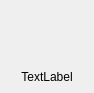
<?xml version="1.0" encoding="UTF-8"?>
<ui version="4.0">
 <class>folder_widget</class>
 <widget class="QWidget" name="folder_widget">
  <property name="geometry">
   <rect>
    <x>0</x>
    <y>0</y>
    <width>94</width>
    <height>93</height>
   </rect>
  </property>
  <property name="sizePolicy">
   <sizepolicy hsizetype="Maximum" vsizetype="Maximum">
    <horstretch>0</horstretch>
    <verstretch>0</verstretch>
   </sizepolicy>
  </property>
  <property name="maximumSize">
   <size>
    <width>94</width>
    <height>93</height>
   </size>
  </property>
  <property name="windowTitle">
   <string>Form</string>
  </property>
  <layout class="QGridLayout" name="gridLayout">
   <property name="leftMargin">
    <number>0</number>
   </property>
   <property name="topMargin">
    <number>0</number>
   </property>
   <property name="rightMargin">
    <number>0</number>
   </property>
   <property name="bottomMargin">
    <number>0</number>
   </property>
   <item row="2" column="0">
    <spacer name="verticalSpacer">
     <property name="orientation">
      <enum>Qt::Vertical</enum>
     </property>
     <property name="sizeHint" stdset="0">
      <size>
       <width>20</width>
       <height>40</height>
      </size>
     </property>
    </spacer>
   </item>
   <item row="0" column="0">
    <widget class="QPushButton" name="pushButton">
     <property name="minimumSize">
      <size>
       <width>64</width>
       <height>64</height>
      </size>
     </property>
     <property name="maximumSize">
      <size>
       <width>64</width>
       <height>64</height>
      </size>
     </property>
     <property name="cursor">
      <cursorShape>PointingHandCursor</cursorShape>
     </property>
     <property name="layoutDirection">
      <enum>Qt::LeftToRight</enum>
     </property>
     <property name="text">
      <string/>
     </property>
     <property name="icon">
      <iconset theme="folder">
       <normaloff>.</normaloff>.</iconset>
     </property>
     <property name="iconSize">
      <size>
       <width>64</width>
       <height>64</height>
      </size>
     </property>
     <property name="flat">
      <bool>true</bool>
     </property>
    </widget>
   </item>
   <item row="1" column="0">
    <widget class="QLabel" name="label">
     <property name="layoutDirection">
      <enum>Qt::LeftToRight</enum>
     </property>
     <property name="text">
      <string>TextLabel</string>
     </property>
     <property name="alignment">
      <set>Qt::AlignCenter</set>
     </property>
    </widget>
   </item>
  </layout>
 </widget>
 <resources/>
 <connections>
  <connection>
   <sender>pushButton</sender>
   <signal>clicked()</signal>
   <receiver>folder_widget</receiver>
   <slot>folder_clicked()</slot>
   <hints>
    <hint type="sourcelabel">
     <x>138</x>
     <y>113</y>
    </hint>
    <hint type="destinationlabel">
     <x>83</x>
     <y>-6</y>
    </hint>
   </hints>
  </connection>
 </connections>
 <slots>
  <slot>folder_clicked()</slot>
 </slots>
</ui>
